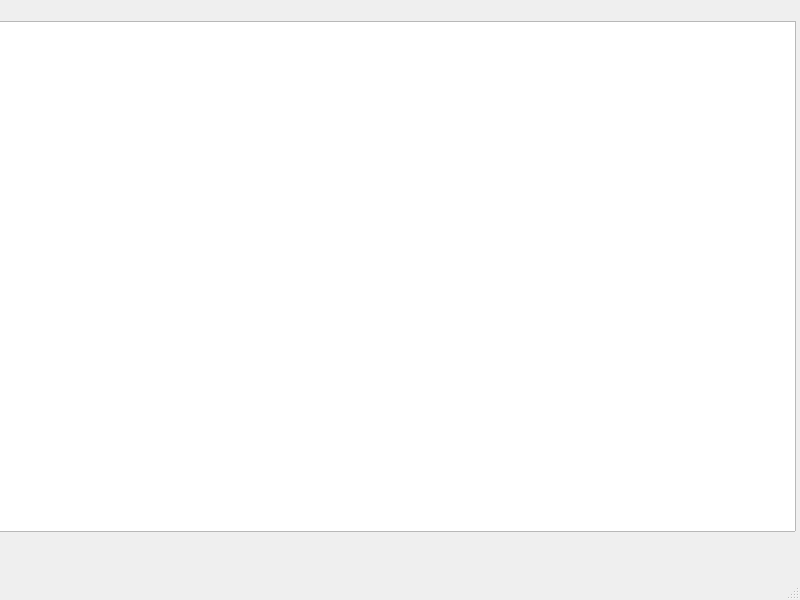
<?xml version="1.0" encoding="UTF-8"?>
<ui version="4.0">
 <class>MainWindow</class>
 <widget class="QMainWindow" name="MainWindow">
  <property name="geometry">
   <rect>
    <x>0</x>
    <y>0</y>
    <width>800</width>
    <height>600</height>
   </rect>
  </property>
  <property name="windowTitle">
   <string>MainWindow</string>
  </property>
  <widget class="QWidget" name="centralwidget">
   <widget class="QGraphicsView" name="graphicsView">
    <property name="geometry">
     <rect>
      <x>-5</x>
      <y>21</y>
      <width>801</width>
      <height>511</height>
     </rect>
    </property>
   </widget>
  </widget>
  <widget class="QMenuBar" name="menubar">
   <property name="geometry">
    <rect>
     <x>0</x>
     <y>0</y>
     <width>800</width>
     <height>25</height>
    </rect>
   </property>
  </widget>
  <widget class="QStatusBar" name="statusbar"/>
 </widget>
 <resources/>
 <connections/>
</ui>
